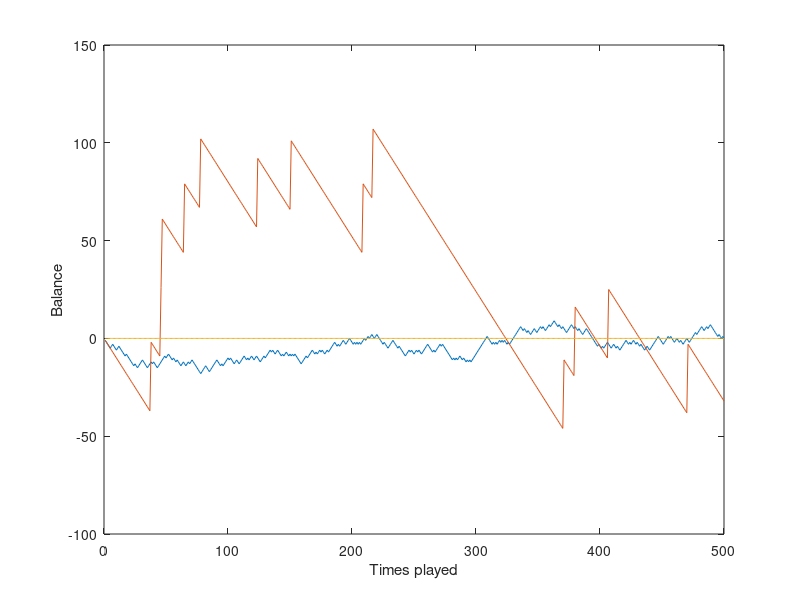

MATLAB code to generate this figure:
% We will do 500 plays of roulette.

% PART A: We bet always on red

resultsA = zeros(500, 1);
resultsB = zeros(500, 1);
C = zeros(500,1);
balance = 0;

for i = 1:500
  rolled = randi(38);
  % Look for red: 18 of the 38 outcomes
  if rolled <= 18
    balance++;
  else
    balance--;
  endif
  resultsA(i) = balance;
endfor

% PART B: We bet always on number 17

balance = 0;
for i = 1:500
  rolled = randi(38);
  % Look for n 17
  if rolled == 17
    % If correct, we win 35 dollars and dont lose anything
    balance += 35;
  else
    % Otherwise we lose 1
    balance--;
  endif
  resultsB(i) = balance;
endfor


% PART C: Plot

plot(resultsA);
hold;
plot(resultsB);
plot(C);
xlabel("Times played");
ylabel("Balance")
